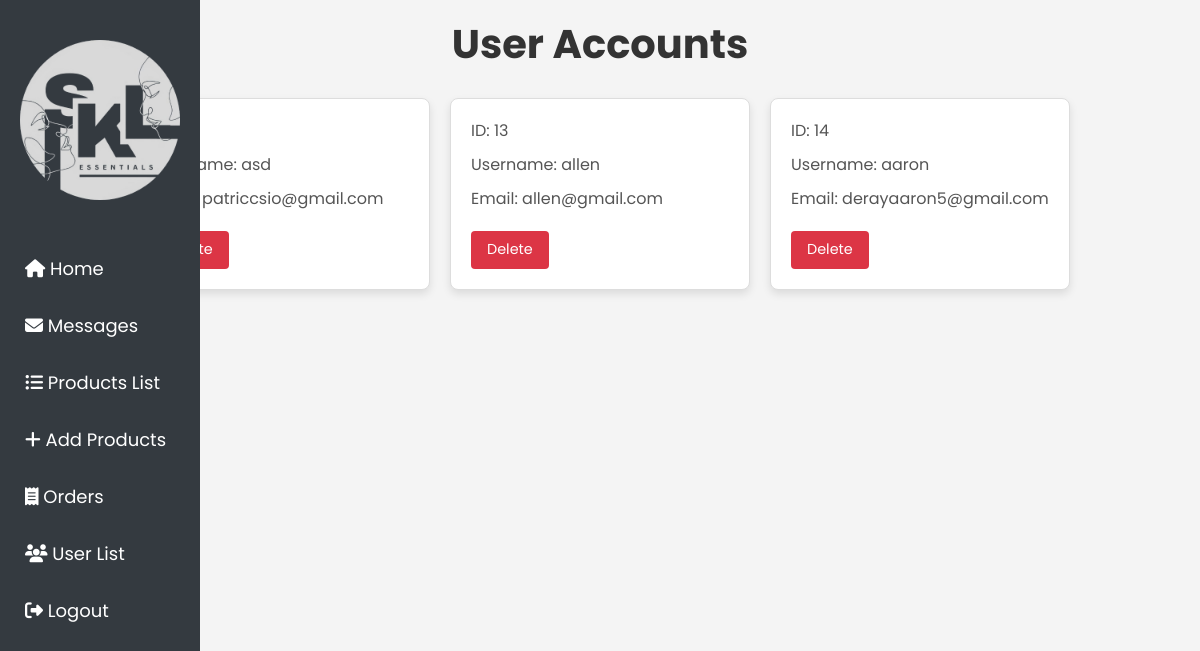
Before: /user_list.php with the older database file.
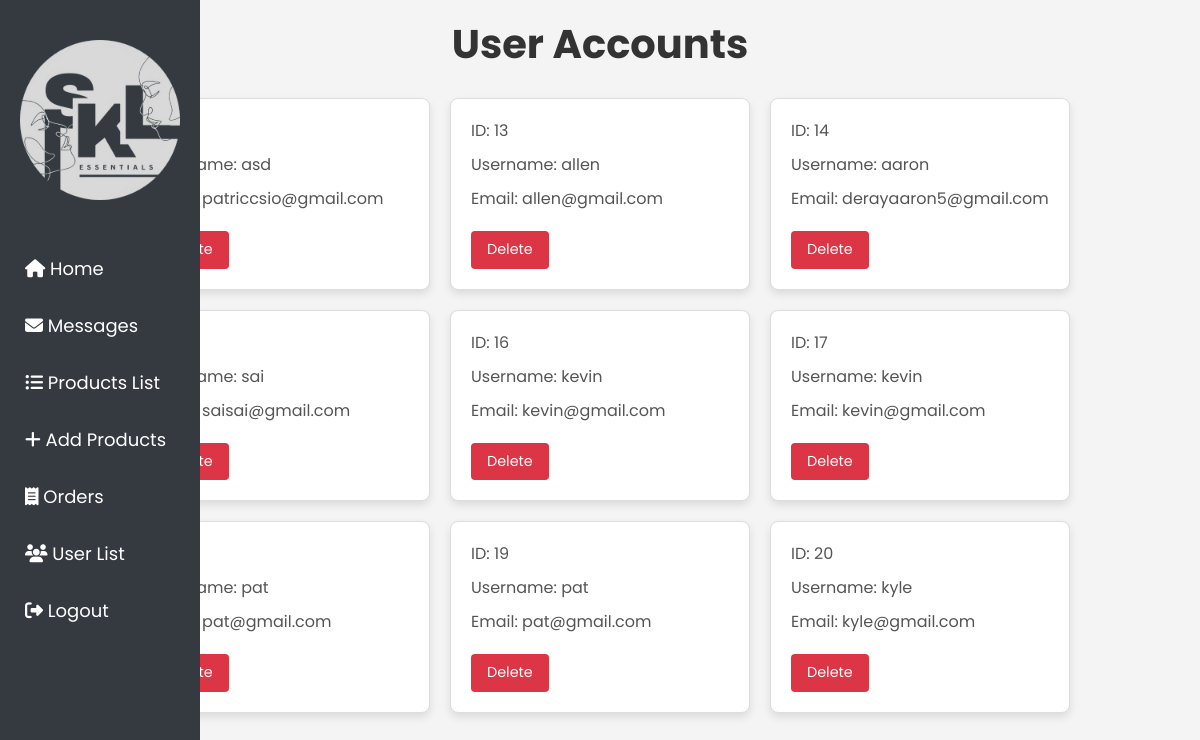
After: the same page with the newer database file.
### tables this page shows
CREATE TABLE `users` (
  `user_id` int(11) NOT NULL,
  `username` varchar(50) NOT NULL,
  `password_hash` varchar(255) NOT NULL,
  `email` varchar(100) NOT NULL,
  `first_name` varchar(50) DEFAULT NULL,
  `last_name` varchar(50) DEFAULT NULL,
  `gender` varchar(100) NOT NULL,
  `address` text DEFAULT NULL,
  `phone_number` varchar(20) NOT NULL,
  `created_at` timestamp NOT NULL DEFAULT current_timestamp(),
  `updated_at` timestamp NOT NULL DEFAULT current_timestamp(),
  `profile_picture` varchar(255) DEFAULT NULL
);

### user_list.php (the view, shortened to what this page needs)
<?php
include ('db.php');
?>
<!DOCTYPE html>
<html lang="en">
<head>
   <link href="https://stackpath.bootstrapcdn.com/bootstrap/4.5.2/css/bootstrap.min.css" rel="stylesheet">
   <link rel="stylesheet" href="https://cdnjs.cloudflare.com/ajax/libs/font-awesome/6.1.1/css/all.min.css">
   <link rel="stylesheet" href="user_list.css">
</head>
    <body>
    <div class="sidebar">
    <img src="images/inverted.png" alt="">
        <a href="admin_page.php"><i class="fas fa-home"></i><span> Home</span></a>
        <a href="user_message.php"><i class="fas fa-envelope"></i><span> Messages</span></a>
        <a href="product_list.php"><i class="fas fa-list-ul"></i><span> Products List</span></a>
        <a href="add_product.php"><i class="fas fa-plus"></i><span> Add Products</span></a>
        <a href="admin_orders.php"><i class="fas fa-receipt"></i><span> Orders</span></a>
        <a href="user_list.php"><i class="fas fa-users"></i><span> User List</span></a>
        <a href="admin_logout.php"><i class="fas fa-sign-out-alt"></i><span> Logout</span></a>
    </div>
<section class="accounts">
   <h1 class="heading">User Accounts</h1>
   <div class="box-container">
   <?php
   $select_accounts = $conn->prepare("SELECT * FROM `users`");
   $select_accounts->execute();
   $result = $select_accounts->get_result();
   if ($result->num_rows > 0) {
       while ($fetch_accounts = $result->fetch_assoc()) {
           echo "<div class='user'>";
           echo "<p>ID: " . htmlspecialchars($fetch_accounts['user_id']) . "</p>";
           echo "<p>Username: " . htmlspecialchars($fetch_accounts['username']) . "</p>";
           echo "<p>Email: " . htmlspecialchars($fetch_accounts['email']) . "</p>";
           echo "<a href='user_list.php?delete=" . urlencode($fetch_accounts['user_id']) . "' onclick=\"return confirm('Delete this account? The user-related information will also be deleted!')\" class='delete-btn'>Delete</a>";
           echo "</div>";
       }
   } else {
       echo "<p>No Users Found.</p>";
   }
   ?>
   </div>
</section>
</body>
</html>

### user_list.css (style rules this page uses)
* { font-family: Poppins; }
body { background-color: #f4f4f4; font-family: Arial, sans-serif; }
.accounts { padding: 20px; max-width: 1200px; margin: 0 auto; }
.heading { text-align: center; margin-bottom: 30px; color: #333; font-size: 2.5rem; font-weight: bold; }
.box-container { display: flex; flex-wrap: wrap; gap: 20px; justify-content: center; }
.user { background: #fff; border: 1px solid #ddd; border-radius: 8px; box-shadow: 0 4px 8px rgba(0, 0, 0, 0.1); padding: 20px; width: 300px; transition: transform 0.2s, box-shadow 0.2s; }
.user p { margin: 0 0 10px; color: #555; }
.delete-btn { display: inline-block; margin-top: 10px; padding: 8px 16px; background-color: #dc3545; color: #fff; border-radius: 4px; text-decoration: none; font-size: 0.9rem; transition: background-color 0.2s; }
.sidebar { width: 200px; height: 100vh; background-color: #343a40; padding-top: 20px; position: fixed; }
.sidebar a { padding: 15px 25px; display: block; color: #fff; text-decoration: none; font-size: 18px; }
.sidebar img { display: block; margin: 0 auto 20px; max-width: 100%; height: auto; }

Changed rows visible on the page:
added users: username "sai", email "saisai@gmail.com"
added users: user_id "16", username "kevin", email "kevin@gmail.com"
added users: user_id "17", username "kevin", email "kevin@gmail.com"
added users: username "pat", email "pat@gmail.com"
added users: user_id "19", username "pat", email "pat@gmail.com"
added users: user_id "20", username "kyle", email "kyle@gmail.com"
